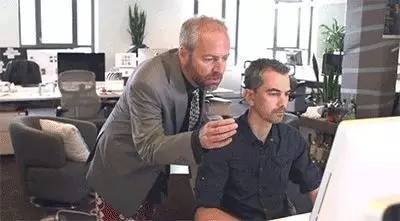
#> input picture book-opencv/img/p2.jpeg, 400 x 221 px
$ python 06process.py   (older library calls are emulated)
#> lines starting #> are read from the running program, lines starting #| are printed output that depends on the picture; after the words box and inside, x2 and y2 are one past the last pixel; in counts of white or black regions, pixels touching at a corner belong together
import cv2
import numpy as np
from scipy import ndimage

# 色彩空间：灰度、BGR、HSV
# 1 灰度：转换成灰阶
# 2 BGR：蓝-绿-红
# 3 HSV: Hue 色调 Saturation 饱和度 Value黑暗的成都

# 约瑟夫`傅里叶，所有的波形都可以由一系列简单且频率不同的正弦曲线叠加得到
# 幅度谱，可以看到亮的像素和暗的像素的百分比

# 高通滤波器HPF，根据像素与周围像素的亮度差值提升亮度的滤波器
kernel_3x3 = np.array([[-1,-1,-1],
                       [-1,8,-1],
                       [-1,-1,-1]])

kernel_5x5 = np.array([[-1,-1,-1,-1,-1],
                       [-1, 1, 2, 1,-1],
                       [-1, 2, 4, 2,-1],
                       [-1, 1, 2, 1,-1],
                       [-1,-1,-1,-1,-1]])

img = cv2.imread("img/p2.jpeg",0)
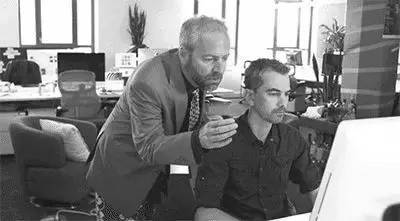
#> img: shape (221, 400); min 0, max 255, mean 132.8

# convolve 卷积
k3 = ndimage.convolve(img, kernel_3x3)
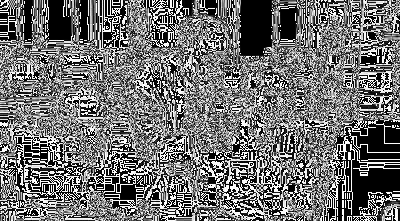
#> k3: shape (221, 400); min 0, max 255, mean 113.2
k5 = ndimage.convolve(img, kernel_5x5)
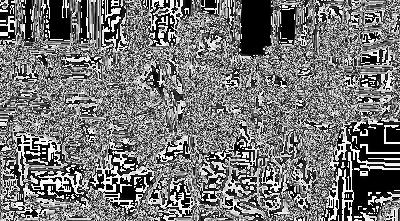
#> k5: shape (221, 400); min 0, max 255, mean 117.4

blurred = cv2.GaussianBlur(img, (11, 11), 0)
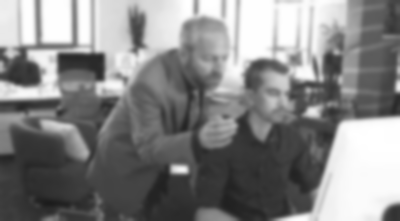
#> blurred: shape (221, 400); min 28, max 255, mean 132.7
g_hpf = img - blurred
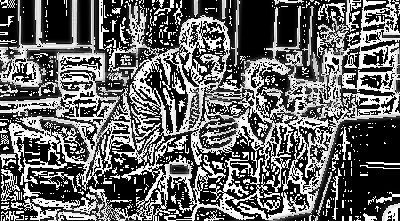
#> g_hpf: shape (221, 400); min 0, max 255, mean 101.5

cv2.imshow("3x3", k3)
cv2.imshow("5x5", k5)
cv2.imshow("g_hpf", g_hpf)
cv2.waitKey()
cv2.destroyAllWindows()

# 低通滤波器，low pass filter, LPF
# 主要用于去噪和模糊化

# 轮廓检测
img = np.zeros((200,200), dtype=np.uint8)
img[50:150, 50:150] = 255

ret, thresh = cv2.threshold(img, 127, 255, 0)
image, contours, hierarchy = cv2.findContours(thresh,
                                              cv2.RETR_TREE,
                                              cv2.CHAIN_APPROX_SIMPLE)
color = cv2.cvtColor(img, cv2.COLOR_GRAY2BGR)
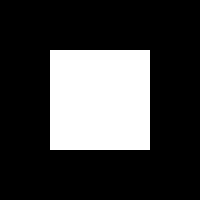
#> color: shape (200, 200, 3); 25% white; 1 white region, box (x1, y1, x2, y2) and area: (50, 50, 150, 150) 10000
img = cv2.drawContours(color, contours, -1, (0,255,0), 2)
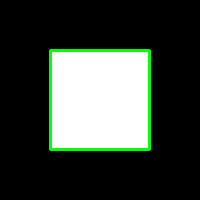
#> img: shape (200, 200, 3); mean B, G, R 58.8, 66.3, 58.8
cv2.imshow("contours",color)
cv2.waitKey()
cv2.destroyAllWindows()

$ run again, with book-opencv/img/persons.jpg copied over book-opencv/img/p2.jpeg
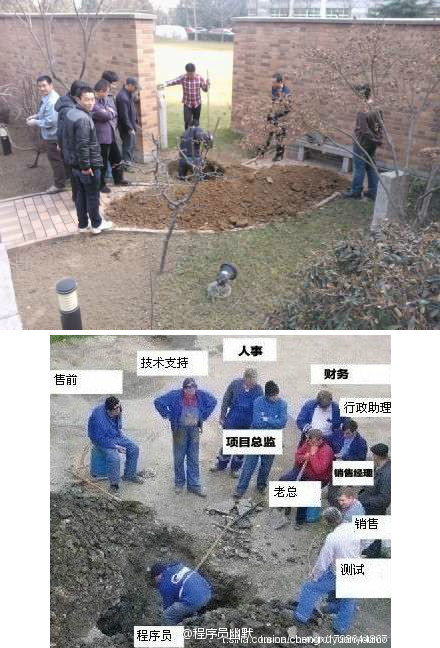
#> input picture book-opencv/img/persons.jpg, 440 x 648 px
#> `k5 = ndimage.convolve(img, kernel_5x5)`:
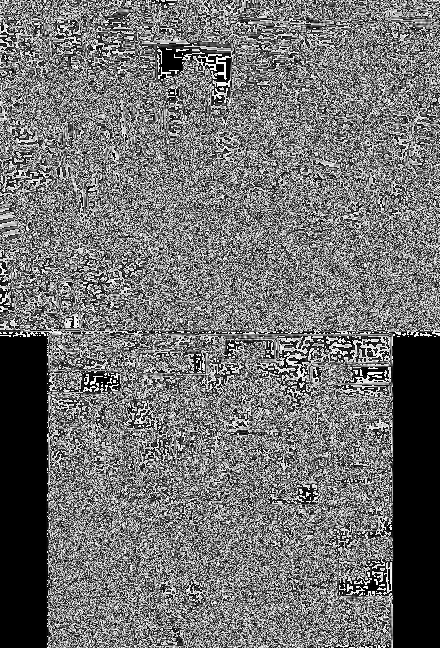
#> k5: shape (648, 440); min 0, max 255, mean 112.8
#> `g_hpf = img - blurred`:
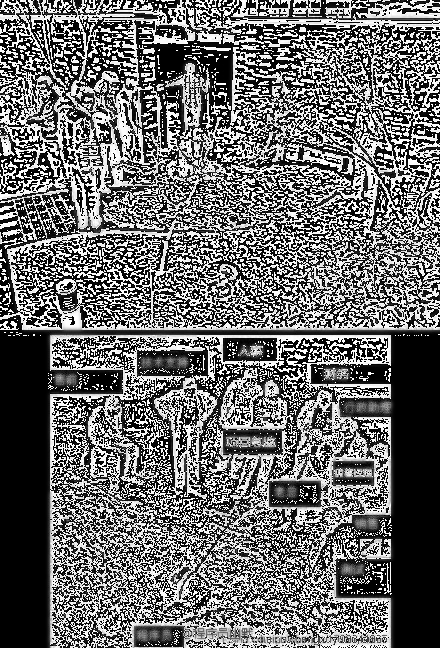
#> g_hpf: shape (648, 440); min 0, max 255, mean 108.3
#> color: shape (200, 200, 3); 25% white; 1 white region, box (x1, y1, x2, y2) and area: (50, 50, 150, 150) 10000
